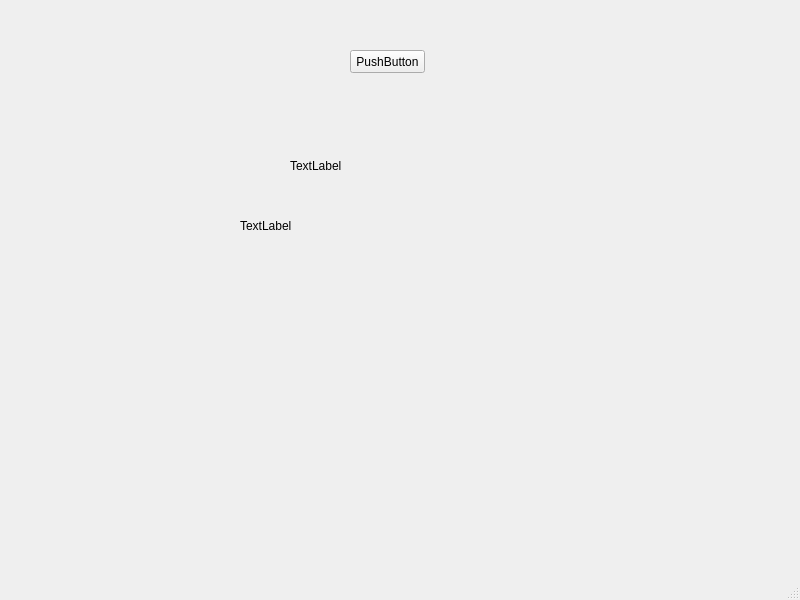
<?xml version="1.0" encoding="UTF-8"?>
<ui version="4.0">
 <class>MainWindow</class>
 <widget class="QMainWindow" name="MainWindow">
  <property name="geometry">
   <rect>
    <x>0</x>
    <y>0</y>
    <width>800</width>
    <height>600</height>
   </rect>
  </property>
  <property name="cursor">
   <cursorShape>ArrowCursor</cursorShape>
  </property>
  <property name="mouseTracking">
   <bool>true</bool>
  </property>
  <property name="tabletTracking">
   <bool>false</bool>
  </property>
  <property name="windowTitle">
   <string>Ventana Principal</string>
  </property>
  <property name="documentMode">
   <bool>false</bool>
  </property>
  <property name="dockOptions">
   <set>QMainWindow::AllowNestedDocks|QMainWindow::AnimatedDocks</set>
  </property>
  <widget class="QWidget" name="centralwidget">
   <widget class="QPushButton" name="boton">
    <property name="geometry">
     <rect>
      <x>350</x>
      <y>50</y>
      <width>75</width>
      <height>23</height>
     </rect>
    </property>
    <property name="text">
     <string>PushButton</string>
    </property>
   </widget>
   <widget class="QLabel" name="bienvenido">
    <property name="geometry">
     <rect>
      <x>290</x>
      <y>110</y>
      <width>161</width>
      <height>111</height>
     </rect>
    </property>
    <property name="text">
     <string>TextLabel</string>
    </property>
   </widget>
   <widget class="QLabel" name="posicion">
    <property name="geometry">
     <rect>
      <x>240</x>
      <y>200</y>
      <width>241</width>
      <height>51</height>
     </rect>
    </property>
    <property name="text">
     <string>TextLabel</string>
    </property>
   </widget>
  </widget>
  <widget class="QMenuBar" name="menubar">
   <property name="geometry">
    <rect>
     <x>0</x>
     <y>0</y>
     <width>800</width>
     <height>21</height>
    </rect>
   </property>
  </widget>
  <widget class="QStatusBar" name="statusbar"/>
 </widget>
 <resources/>
 <connections/>
</ui>
